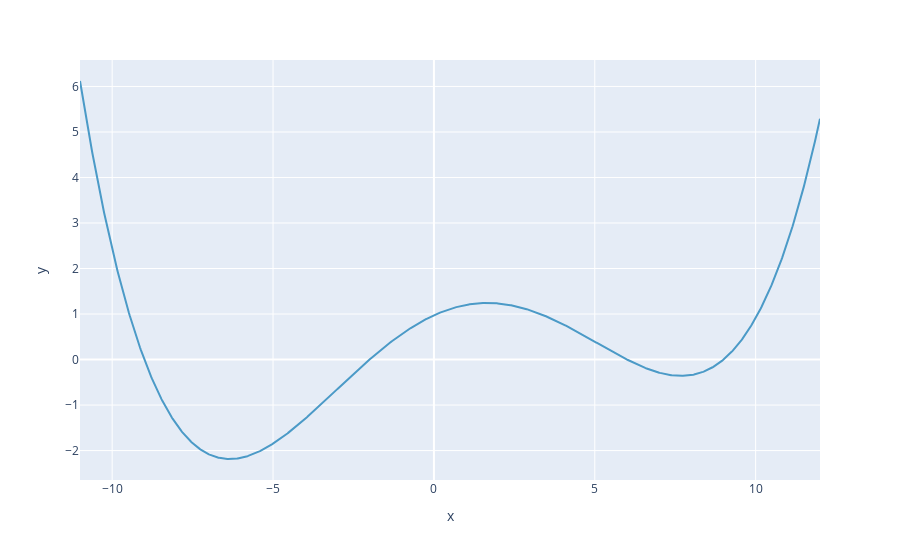

The cell this chart's notebook holds for it:
### Markdown cell above
## 6. Gradient Descent for a function with several minima 😵😵

When the loss function admits several minima instead of one, which happens all the time in practice, things are a little bit more complicated, let's see why with an example :

### Code cell
# Let us generate some input data :
beta = np.linspace(-11, 12, 1000)

# Now we define a function with a single minimum
def func(beta):
    return (beta + 9) * (beta + 2) * (beta - 6) * (beta - 9) / 1000
y = func(beta)

# Let's plot this function
px.line(x=beta,y=y, color_discrete_sequence=color_chart)

### Figure 1 — Plotly figure (JSON) as saved in the notebook; plotly's stock layout.template omitted (floating-point values rounded to 4 significant figures; data arrays with more than 128 entries replaced by an {"elided": "..."} marker saying what was removed)
{"data": [{"hovertemplate": "x=%{x}<br>y=%{y}<extra></extra>", "legendgroup": "", "line": {"color": "#4B9AC7", "dash": "solid"}, "mode": "lines", "name": "", "orientation": "v", "showlegend": false, "type": "scatter", "x": {"elided": "1000 float values"}, "xaxis": "x", "y": {"elided": "1000 float values"}, "yaxis": "y"}], "layout": {"legend": {"tracegroupgap": 0}, "margin": {"t": 60}, "xaxis": {"anchor": "y", "domain": [0, 1], "title": {"text": "x"}}, "yaxis": {"anchor": "x", "domain": [0, 1], "title": {"text": "y"}}}}
